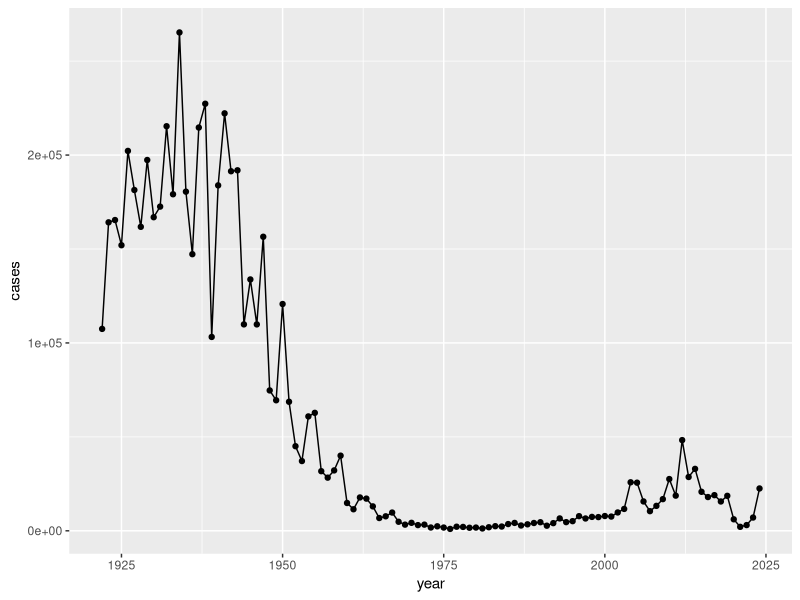
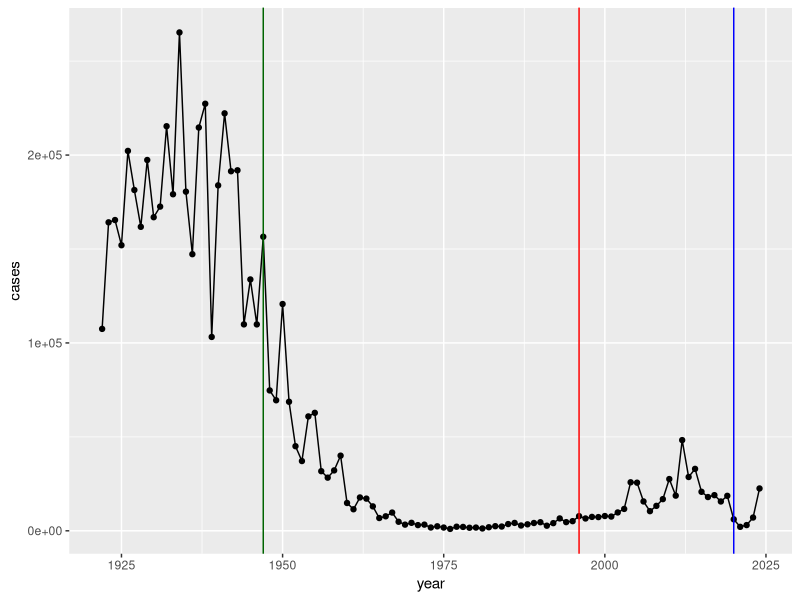

Write the R code that produced these figures, in order. (Note: this script raises an error after producing the figures.)
## ---- chunk 1
cdc <- data.frame(
                                 year = c(1922L,1923L,1924L,1925L,
                                          1926L,1927L,1928L,1929L,1930L,1931L,
                                          1932L,1933L,1934L,1935L,1936L,
                                          1937L,1938L,1939L,1940L,1941L,1942L,
                                          1943L,1944L,1945L,1946L,1947L,
                                          1948L,1949L,1950L,1951L,1952L,
                                          1953L,1954L,1955L,1956L,1957L,1958L,
                                          1959L,1960L,1961L,1962L,1963L,
                                          1964L,1965L,1966L,1967L,1968L,1969L,
                                          1970L,1971L,1972L,1973L,1974L,
                                          1975L,1976L,1977L,1978L,1979L,1980L,
                                          1981L,1982L,1983L,1984L,1985L,
                                          1986L,1987L,1988L,1989L,1990L,
                                          1991L,1992L,1993L,1994L,1995L,1996L,
                                          1997L,1998L,1999L,2000L,2001L,
                                          2002L,2003L,2004L,2005L,2006L,2007L,
                                          2008L,2009L,2010L,2011L,2012L,
                                          2013L,2014L,2015L,2016L,2017L,2018L,
                                          2019L,2020L,2021L,2022L,2023L,2024L),
         cases = c(107473,164191,165418,152003,
                                          202210,181411,161799,197371,
                                          166914,172559,215343,179135,265269,
                                          180518,147237,214652,227319,103188,
                                          183866,222202,191383,191890,109873,
                                          133792,109860,156517,74715,69479,
                                          120718,68687,45030,37129,60886,
                                          62786,31732,28295,32148,40005,
                                          14809,11468,17749,17135,13005,6799,
                                          7717,9718,4810,3285,4249,3036,
                                          3287,1759,2402,1738,1010,2177,2063,
                                          1623,1730,1248,1895,2463,2276,
                                          3589,4195,2823,3450,4157,4570,
                                          2719,4083,6586,4617,5137,7796,6564,
                                          7405,7298,7867,7580,9771,11647,
                                          25827,25616,15632,10454,13278,
                                          16858,27550,18719,48277,28639,32971,
                                          20762,17972,18975,15609,18617,
                                          6124,2116,3044,7063,22538)
       )
## ---- chunk 2
library(ggplot2)
## ---- chunk 3
ggplot(cdc) +
  aes(year, cases) +
  geom_point() +
  geom_line()
## ---- chunk 4
ggplot(cdc) +
  aes(year, cases) +
  geom_point() +
  geom_line() +
  geom_vline(xintercept = 1947, col = "darkgreen") +
  geom_vline(xintercept = 1996, col = "red") + 
  geom_vline(xintercept = 2020, col = "blue")
## ---- chunk 5
library(jsonlite)

subject <- read_json(path = "https://www.cmi-pb.org/api/v5_1/subject", simplifyVector = TRUE)

head(subject)
## ---- chunk 6
nrow(subject)
## ---- chunk 7
table(subject$infancy_vac)
## ---- chunk 8
table(subject$biological_sex)
## ---- chunk 9
table(subject$race)
## ---- chunk 10
table(subject$race, subject$biological_sex)
## ---- chunk 11
specimen <- read_json(path = "http://cmi-pb.org/api/v5_1/specimen", simplifyVector = TRUE)
ab_titer <- read_json(path = "http://cmi-pb.org/api/v5_1/plasma_ab_titer", simplifyVector = TRUE)
## ---- chunk 12
head(specimen)
## ---- chunk 13
library(dplyr)

meta <- inner_join(subject, specimen)

head(meta)
## ---- chunk 14
ab_data <- inner_join(meta, ab_titer)
head(ab_data)
## ---- chunk 15
nrow(ab_data)
## ---- chunk 16
unique(ab_data$isotype)
## ---- chunk 17
unique(ab_data$antigen)
## ---- chunk 18
ggplot(ab_data) +
  aes(MFI, antigen) +
  geom_boxplot()
## ---- chunk 19
igg <- ab_data |>
  filter(isotype == "IgG")
## ---- chunk 20
ggplot(igg) +
  aes(MFI_normalised, antigen) +
  geom_boxplot()
## ---- chunk 21
ggplot(igg) +
  aes(MFI_normalised, antigen, col = infancy_vac) +
  geom_boxplot() +
  facet_wrap(~infancy_vac)
## ---- chunk 22
ggplot(igg) +
  aes(MFI_normalised, antigen, col=infancy_vac ) +
  geom_boxplot(show.legend = FALSE) + 
  facet_wrap(vars(visit), nrow=3) +
  xlim(0,75) +
  theme_bw()
## ---- chunk 23
filter(igg, antigen == "PT", dataset == "2021_dataset") |>
  ggplot() +
  aes(x=planned_day_relative_to_boost,
        y=MFI_normalised,
        col=infancy_vac,
        group=subject_id) +
  geom_point() +
  geom_line() +
  geom_vline(xintercept=14, linetype="dashed")
